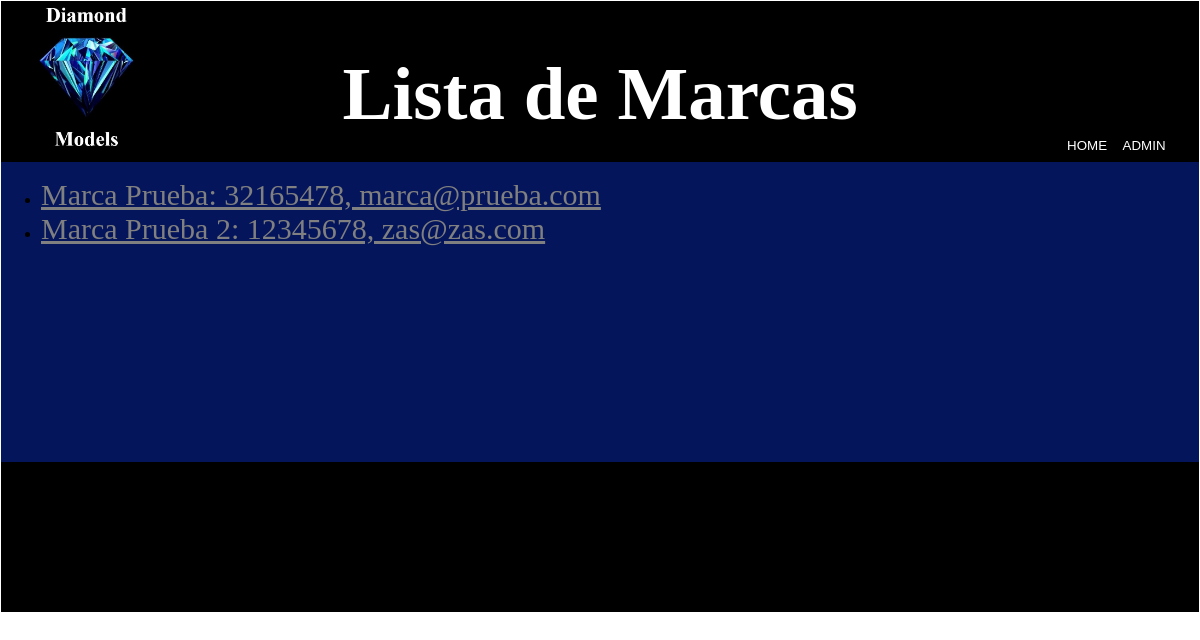
The app's page /marcas/admin/ with its own data.
### marcas/models.py (models this page shows)
class Marca(models.Model):
	nombre = models.CharField(max_length=50)
	telefono = models.IntegerField(default=0)
	correo = models.CharField(max_length=50)
	imagen = models.ImageField(null=True)
	usuario = models.ForeignKey(settings.AUTH_USER_MODEL, null=True)
	def __str__(self):
		return "%s: %s, %s" % (
			self.nombre,
			self.telefono,
			self.correo)

### marcas/views.py (the view)
def lista_marcas(request):
	marcas = Marca.objects.all()
	return render(request, 'marcas.html', {'marcas': marcas})

### marcas/templates/marcas.html (shortened to what this page needs)
<html>
	<head>
		{% load static %}
		<link rel="stylesheet" type="text/css" href="{% static "style_marcas_admin.css" %}">
	</head>
	<body>
		<div class="top">
			<div><img class="logo" src="{% static "logo.jpg" %}"></div>
			<div class="cajaTitulo"><h1 class="titulo">Lista de Marcas</h1></div>
			<button class="botonAdmin">ADMIN</button>
			<button class="botonHome">HOME</button>
		</div>
		<div class="middle">
			<div class="lista">
				<ul>
				{% for marca in marcas %}
					<li>
						<a href="{% url 'mi_marca' marca_pk=marca.id %}" style="color: grey; font-size: 30px">{{marca}}</a>
					</li>
				{% empty %}
					<p>No hay marcas</p>
				{% endfor %}
				</ul>
			</div>
		</div>
		<div class="bottom">
		</div>
	</body>
</html>

### static/style_marcas_admin.css (style rules this page uses)
body { margin: 1px; }
.top { background-color: black; background-size: 100%; height: 150px; padding: 10px; padding-top: 1px; position: relative; }
.top .logo { height: 150px; }
.top .cajaTitulo { position: absolute; transform: translateX(-50%); top: 0%; left: 50%; }
.top .titulo { color: white; font-size: 75px; }
.top .botonAdmin { position: absolute; transform: translateX(-50%); bottom: 5%; right: 0%; border-width: 0px; background-color: black; color: white; }
.top .botonHome { position: absolute; transform: translateX(-50%); bottom: 5%; right: 5%; border-width: 0px; background-color: black; color: white; }
.middle { background-color: #04155B; background-size: 100%; min-height: 300px; position: relative; }
.middle .lista { position: absolute; }
.bottom { background-color: black; background-size: 100%; height: 150px; position: relative; }

### records on screen
Marca: nombre+telefono+correo "Marca Prueba: 32165478, marca@prueba.com"
Marca: nombre+telefono+correo "Marca Prueba 2: 12345678, zas@zas.com"
